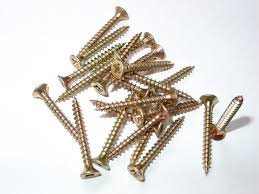
#> input picture Reto5/images.jpg, 259 x 194 px
$ python Reto5.py
#> lines starting #> are read from the running program, lines starting #| are printed output that depends on the picture; after the words box and inside, x2 and y2 are one past the last pixel; in counts of white or black regions, pixels touching at a corner belong together
import os, random, math
import cv2, matplotlib.pyplot as plt, numpy as np

BASE = os.path.dirname(__file__)
FILE = os.path.join(BASE, 'images.jpg')
img  = cv2.imread(FILE, cv2.IMREAD_GRAYSCALE)
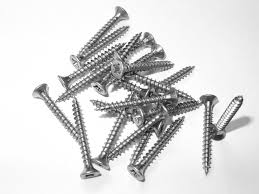
#> img: shape (194, 259); min 0, max 255, mean 216.5
if img is None:
    raise FileNotFoundError(FILE)

def salt_pepper(src, prob=0.02):
#> called with prob = 0.02
    out = src.copy()
    h, w = out.shape
#> h = 194; w = 259
    n = int(prob * h * w)
#> n = 1004
    for _ in range(n // 2):
        y, x = random.randrange(h), random.randrange(w); out[y, x] = 255
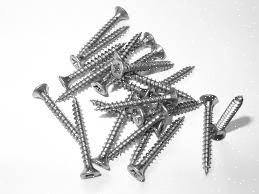
#> out: shape (194, 259); 0.89% of pixels changed, all inside (x1, y1, x2, y2) = (0, 0, 259, 194)
    for _ in range(n // 2):
        y, x = random.randrange(h), random.randrange(w); out[y, x] = 0
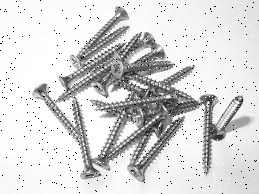
#> out: shape (194, 259); 0.99% of pixels changed, all inside (x1, y1, x2, y2) = (0, 0, 259, 194)
    return out

noisy = salt_pepper(img, 0.02)

def pad(a, k):  p = k // 2;  return cv2.copyMakeBorder(a, p,p,p,p, cv2.BORDER_REPLICATE)

def convolve(src, kernel):
    k = len(kernel);  src_p = pad(src, k);  dst = src.copy()
#> after `src_p = pad(src, k)`:
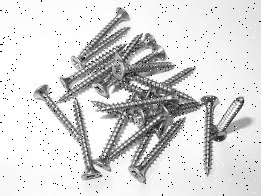
#> src_p: shape (196, 261); min 0, max 255, mean 215.2
    h, w = src.shape
#> h = 194; w = 259
    for y in range(h):
        for x in range(w):
            acc = 0
            for i in range(k):
                for j in range(k):
                    acc += kernel[i][j] * src_p[y+i, x+j]
            dst[y, x] = int(acc)
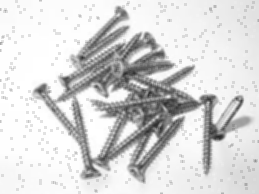
#> dst: shape (194, 259); min 40, max 255, mean 214.3
    return dst

kernel_mean  = [[1/9]*3]*3
mean         = convolve(noisy, kernel_mean)

kernel_gauss = [[1,2,1],[2,4,2],[1,2,1]]
kernel_gauss = [[v/16 for v in row] for row in kernel_gauss]
gauss        = convolve(noisy, kernel_gauss)

def median_filter(src, k=3):
#> called with k = 3
    p = k//2; src_p = pad(src, k); dst = src.copy()
    h, w = src.shape
#> h = 194; w = 259
    for y in range(h):
        for x in range(w):
            block = [src_p[y+i, x+j] for i in range(k) for j in range(k)]
            block.sort();  dst[y, x] = block[len(block)//2]
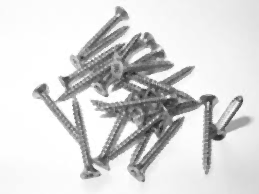
#> dst: shape (194, 259); min 27, max 255, mean 216.6
    return dst

median_manual = median_filter(noisy, 3)

median_cv = cv2.medianBlur(noisy, 3)

def psnr(ref, test):
    mse = np.mean((ref.astype('float32') - test.astype('float32')) ** 2)
    if mse == 0:  return float('inf')
    return 20 * math.log10(255.0 / math.sqrt(mse))

print('\nPSNR respecto a la imagen limpia (dB):')
for nombre, img_f in [('Media', mean),
                      ('Gauss', gauss),
                      ('Mediana manual', median_manual),
                      ('Mediana OpenCV', median_cv)]:
    print('{:>15}: {:.2f}'.format(nombre, float(psnr(img, img_f))))
#> this loop made 4 passes
#> (nombre, mse in psnr) on passes 1 to 4: ('Media', 313.3), ('Gauss', 245), ('Mediana manual', 225.9), ('Mediana OpenCV', 225.9)
#|           Media: 23.17
#|           Gauss: 24.24
#|  Mediana manual: 24.59
#|  Mediana OpenCV: 24.59

cv2.imwrite(os.path.join(BASE, 'noisy.png'),        noisy)
cv2.imwrite(os.path.join(BASE, 'mean.png'),         mean)
cv2.imwrite(os.path.join(BASE, 'gauss.png'),        gauss)
cv2.imwrite(os.path.join(BASE, 'med_manual.png'),   median_manual)
cv2.imwrite(os.path.join(BASE, 'med_cv.png'),       median_cv)

titles  = ['Original', 'Ruido S&P', 'Media', 'Gauss',
           'Mediana manual', 'Mediana OpenCV']
images  = [img, noisy, mean, gauss, median_manual, median_cv]

plt.figure(figsize=(12,8))
for i, (t, im) in enumerate(zip(titles, images)):
    plt.subplot(2, 3, i+1); plt.imshow(im, cmap='gray')
    plt.title(t); plt.axis('off')
#> this loop made 6 passes
#> t on passes 1 to 6: 'Original', 'Ruido S&P', 'Media', 'Gauss', 'Mediana manual', 'Mediana OpenCV'
plt.tight_layout(); plt.show()
